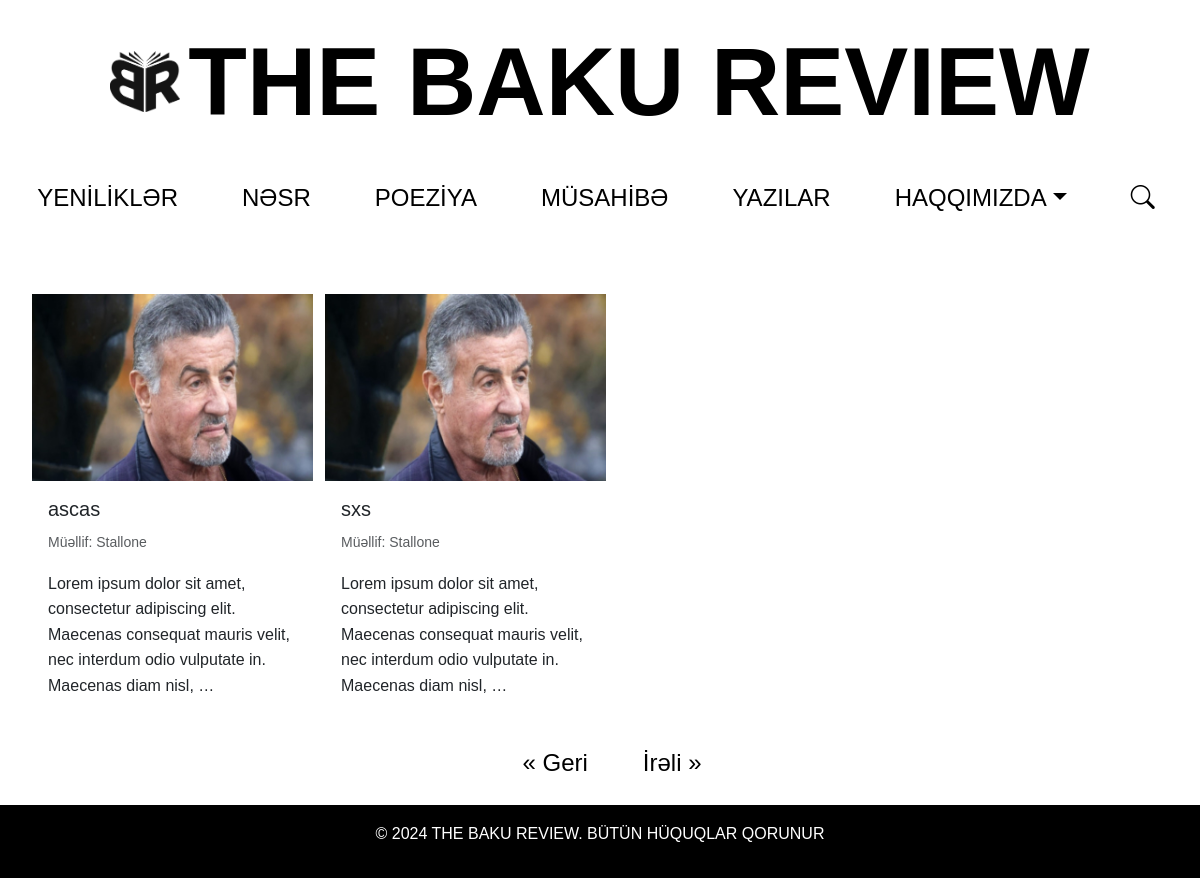
The page /prose/ on the database as committed earlier.
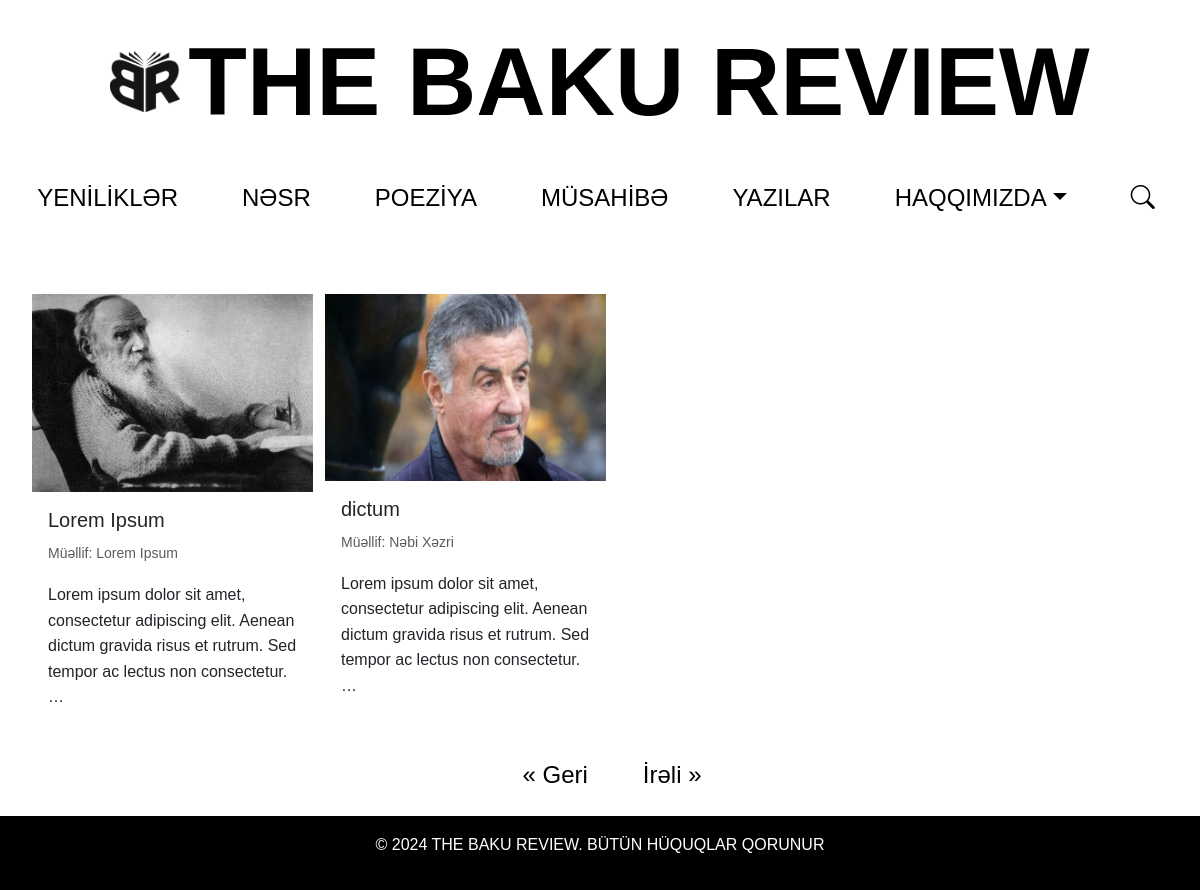
The same page on the database as committed later.
### core/models.py (models this page shows, shortened)
class Prose(models.Model):
    title = models.CharField(max_length=200, db_index=True)
    content = models.TextField(db_index=True)
    image = models.ImageField(upload_to="news_images/")
    author = models.CharField(max_length=100, db_index=True)
    is_active = models.BooleanField(default=True)
    created_at = models.DateTimeField(auto_now_add=True)
    class Meta:
        verbose_name = "Nəsr"
        verbose_name_plural = "Nəsr"
        indexes = [
            models.Index(fields=["title", "author"]),
        ]

### core/views.py (the view)
# urls.py: path("prose/", views.prose_list, name="prose_list"),
def prose_list(request):
    prose_list = Prose.objects.filter(is_active=True)
    context = {"prose_list": prose_list}
    return render(request, "prose_list.html", context)

### templates/prose_list.html
{% extends 'base.html' %}
{% load static %}
{% block content %}
   <main class="container mt-4">
      <div class="row">
         <div class="col-md-12">
            <div class="row">
               {% for prose in prose_list %}
               <div class="col-md-3 mb-4">
                  <a href="{% url 'prose_detail' prose.id %}" class="card prose-card" style="height: 100%; text-decoration: none; color: inherit;border: none;">
                     <img src="{{ prose.image.url }}" class="card-img-top" alt="Nəsr Fotoğrafı">
                     <div class="card-body">
                        <h5 class="card-title">{{ prose.title }}</h5>
                        <p class="card-text"><small class="text-muted">Müəllif: {{ prose.author }}</small></p>
                        <p class="card-text">{{ prose.content|truncatewords:20 }}</p>
                     </div>
                  </a>
               </div>
               {% endfor %}
            <nav aria-label="Page navigation">
               <ul class="pagination justify-content-center">
                   <li class="page-item">
                       <a class="page-link" href="#" aria-label="Previous">
                           <span aria-hidden="true">&laquo; Geri</span>
                       </a>
                   </li>
                   <li class="page-item">
                       <a class="page-link" href="#" aria-label="Next">
                           <span aria-hidden="true">İrəli &raquo;</span>
                       </a>
                   </li>
               </ul>
           </nav>
            </div>
         </div>
      </div>
   </main>
   {% endblock %}

Rows that differ between the two databases and show on the page:
removed Prose: image (picture), title "ascas", author "Stallone", content "Lorem ipsum dolor sit amet, consectetur adipiscing elit. Maecenas consequat mauris velit, nec interdum odio vulputate in. Maecenas diam nisl, …"
removed Prose: image (picture), title "sxs", author "Stallone", content "Lorem ipsum dolor sit amet, consectetur adipiscing elit. Maecenas consequat mauris velit, nec interdum odio vulputate in. Maecenas diam nisl, …"
added Prose: image (picture), title "Lorem Ipsum", author "Lorem Ipsum", content "Lorem ipsum dolor sit amet, consectetur adipiscing elit. Aenean dictum gravida risus et rutrum. Sed tempor ac lectus non consectetur. …"
added Prose: image (picture), title "dictum", author "Nəbi Xəzri", content "Lorem ipsum dolor sit amet, consectetur adipiscing elit. Aenean dictum gravida risus et rutrum. Sed tempor ac lectus non consectetur. …"
